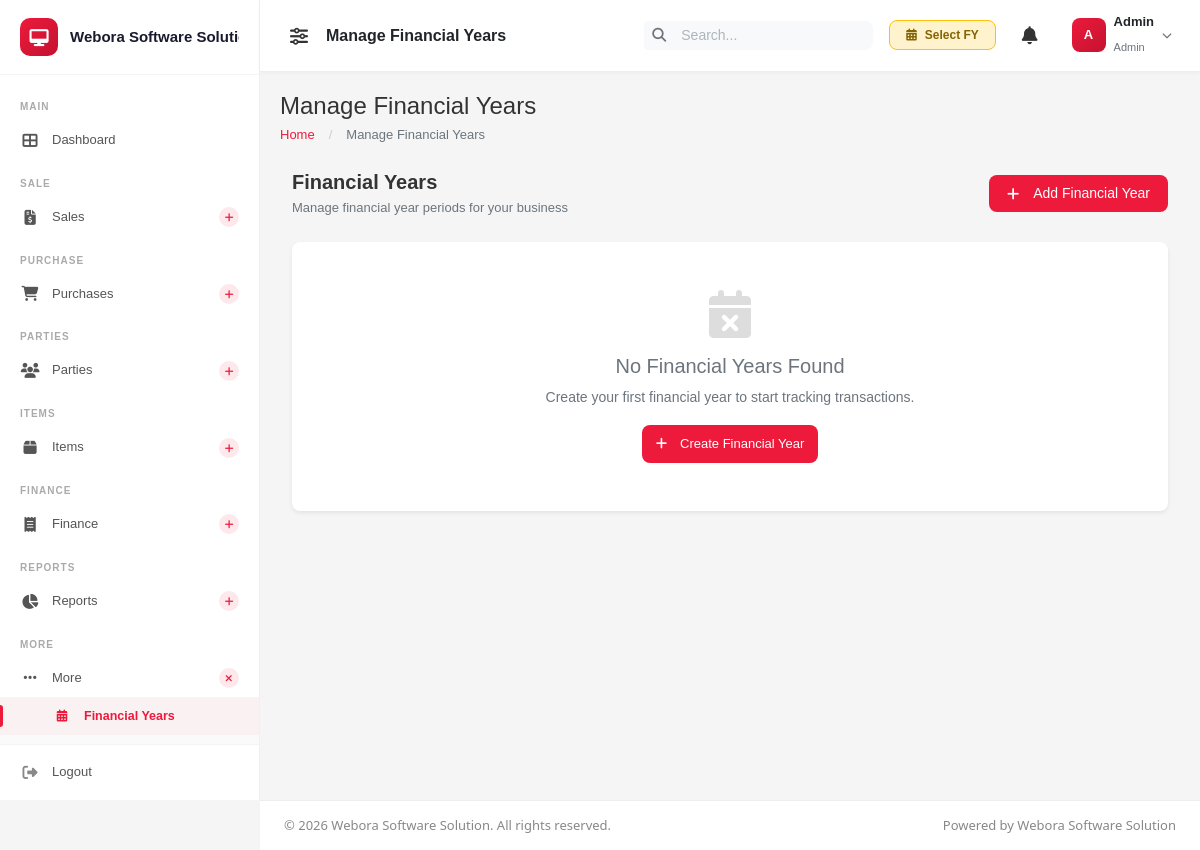
/financial_year_manage.php (signed in), run on an earlier commit of the app's database.
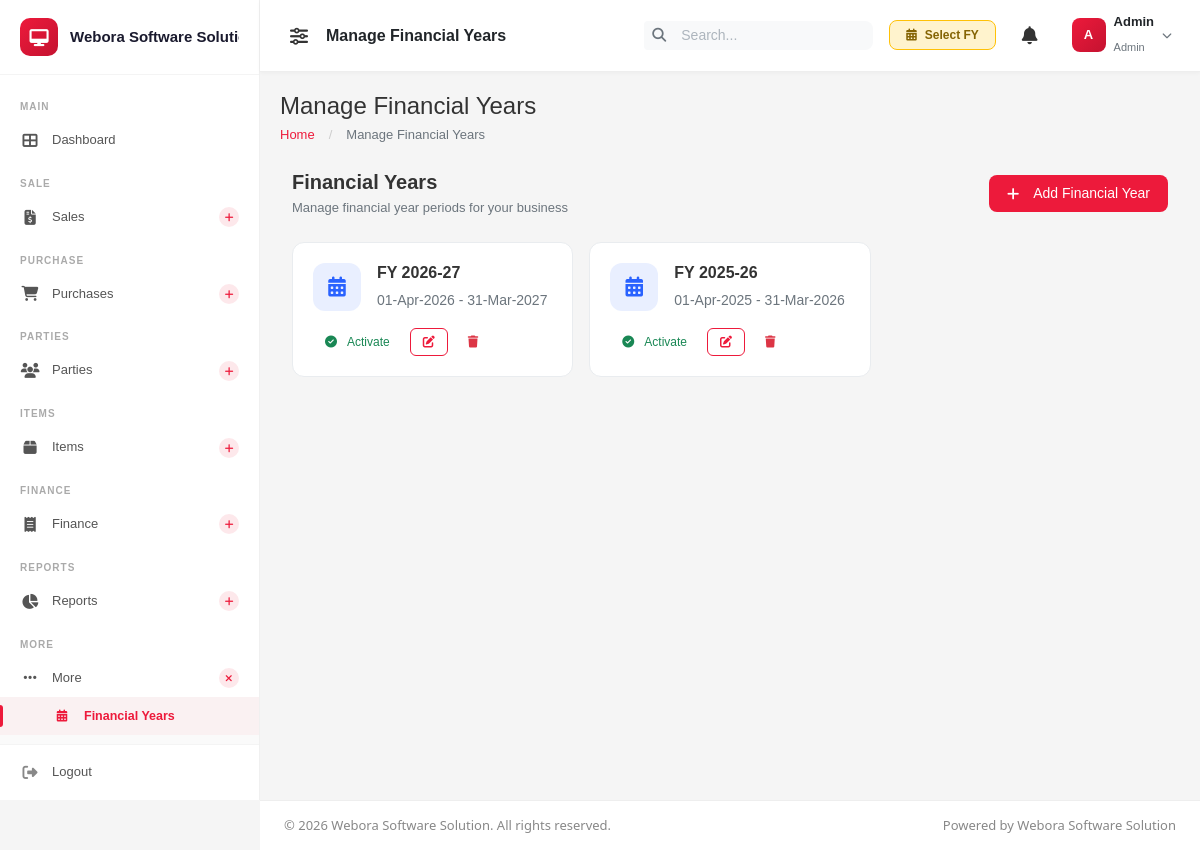
And on a later commit of the database.
### tables this page shows
CREATE TABLE `financial_years` (
  `id` int unsigned NOT NULL AUTO_INCREMENT,
  `name` varchar(50) NOT NULL,
  `start_date` date NOT NULL,
  `end_date` date NOT NULL,
  `is_active` tinyint(1) NOT NULL DEFAULT '0',
  `created_at` timestamp NOT NULL DEFAULT CURRENT_TIMESTAMP,
  `updated_at` timestamp NOT NULL DEFAULT CURRENT_TIMESTAMP ON UPDATE CURRENT_TIMESTAMP,
  PRIMARY KEY (`id`),
  KEY `idx_financial_years_active` (`is_active`),
  KEY `idx_financial_years_dates` (`start_date`,`end_date`)
);

### functions.php (called while the page is built, shortened)
<?php
function h($data) {
    return htmlspecialchars((string)$data, ENT_QUOTES, 'UTF-8');
}
function query($sql, $params = []) {
    global $pdo;
    $stmt = $pdo->prepare($sql);
    $stmt->execute($params);
    return $stmt;
}
function fetchAll($sql, $params = []) {
    return query($sql, $params)->fetchAll(PDO::FETCH_ASSOC);
}
function dateFormatted($date) {
    return date('d-M-Y', strtotime($date));
}
function isFinancialYearSelected() {
    return isset($_SESSION['fy_id']) && isset($_SESSION['fy_start']) && isset($_SESSION['fy_end']);
}
function getAllFinancialYears() {
    return fetchAll("SELECT * FROM financial_years ORDER BY start_date DESC");
}

### financial_year_manage.php (the view, shortened to what this page needs)
<?php
require_once 'db.php';
require_once 'functions.php';
$financialYears = getAllFinancialYears();
include 'header.php';
?>
<div class="d-flex justify-content-between align-items-center mb-4">
    <div>
        <h5 class="mb-1 fw-bold">Financial Years</h5>
        <p class="text-muted mb-0" style="font-size:13px;">Manage financial year periods for your business</p>
    </div>
    <button class="btn btn-primary" data-bs-toggle="modal" data-bs-target="#addModal">
        <i class="fas fa-plus me-2"></i>Add Financial Year
    </button>
</div>
<div class="row g-3">
    <?php if (empty($financialYears)): ?>
        <div class="col-12">
            <div class="card border-0 shadow-sm">
                <div class="card-body text-center py-5">
                    <i class="fas fa-calendar-times d-block mb-3" style="font-size:48px;color:#ddd;"></i>
                    <h5 class="text-muted">No Financial Years Found</h5>
                    <p class="text-muted mb-3" style="font-size:14px;">Create your first financial year to start tracking transactions.</p>
                    <button class="btn btn-primary" data-bs-toggle="modal" data-bs-target="#addModal">
                        <i class="fas fa-plus me-2"></i>Create Financial Year
                    </button>
                </div>
            </div>
        </div>
    <?php else: ?>
        <?php foreach ($financialYears as $fy): ?>
            <?php $isActive = $activeFY && ($activeFY['id'] == $fy['id']); ?>
            <div class="col-md-6 col-lg-4">
                <div class="fy-card-manage <?= $isActive ? 'is-active' : '' ?>">
                    <div class="d-flex align-items-start gap-3 mb-3">
                        <div class="fy-icon-lg" style="background:<?= $isActive ? 'rgba(40,167,69,0.1)' : 'rgba(41,98,255,0.1)' ?>;color:<?= $isActive ? '#28a745' : '#2962FF' ?>;">
                            <i class="fas fa-calendar-alt"></i>
                        </div>
                        <div class="flex-grow-1">
                            <h6 class="fw-bold mb-1"><?= h($fy['name']) ?></h6>
                            <small class="text-muted"><?= dateFormatted($fy['start_date']) ?> - <?= dateFormatted($fy['end_date']) ?></small>
                        </div>
                    </div>
                    <div class="d-flex gap-2">
                        <?php if (!$isActive): ?>
                            <form method="POST" class="d-inline">
                                <button type="submit" class="btn btn-sm btn-outline-success" title="Set as Active">
                                    <i class="fas fa-check-circle me-1"></i>Activate
                                </button>
                            </form>
                        <?php endif; ?>
                        <button class="btn btn-sm btn-outline-primary" title="Edit" onclick="editFY(<?= (int)$fy['id'] ?>, '<?= h($fy['name']) ?>', '<?= $fy['start_date'] ?>', '<?= $fy['end_date'] ?>')">
                            <i class="fas fa-edit"></i>
                        </button>
                        <?php if (!$isActive): ?>
                            <form method="POST" class="d-inline" onsubmit="return confirm('Are you sure you want to delete this financial year?');">
                                <button type="submit" class="btn btn-sm btn-outline-danger" title="Delete">
                                    <i class="fas fa-trash"></i>
                                </button>
                            </form>
                        <?php endif; ?>
                    </div>
                </div>
            </div>
        <?php endforeach; ?>
    <?php endif; ?>
</div>
<?php include 'footer.php'; ?>

What changed in the data, as far as the page shows it:
added financial_years: name "FY 2026-27", start_date "01-Apr-2026", end_date "31-Mar-2027"
added financial_years: name "FY 2025-26", start_date "01-Apr-2025", end_date "31-Mar-2026"
Also different on the page:
text no longer shown: "No Financial Years Found Create your first financial year to start tracking transactions. Create Financial Year"
